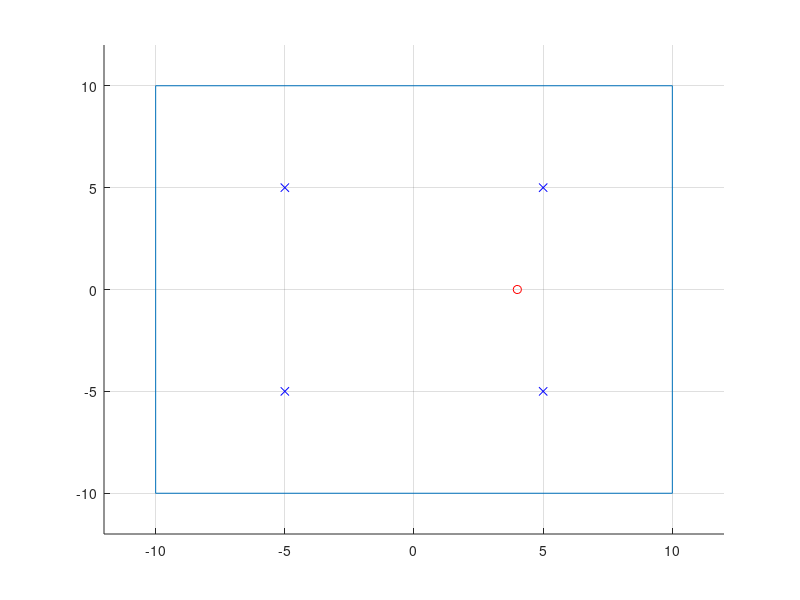

MATLAB code to generate this figure: (Note: this script raises an error after producing the figure.)
close all;
clear;
%% init robot parameter
S1 = [-0.01,0.01,0]';
S2 = [0.01,0.01,0]';

%% init map
x_mean = zeros(3,1);%mean position of robot
P = zeros(3);% the covariance matrix of x

frequency = 100;
waypoint1 = [4,0,3*pi/4]';
waypoint2 = [0,4,5*pi/4]';
waypoint3 = [-4,0,-pi/4]';
waypoint4 = [0,-4,pi/4]';

corner1 = [10,10]';
corner2 = [-10,10]';
corner3 = [-10,-10]';
corner4 = [10,-10]';

landmark = [5 5;-5 5;-5 -5;5 -5];


%% plot figure
dx = (waypoint2 - waypoint1) / frequency; %Attention Bug! Angle changes along with position.
dx(3) = 0;
x = waypoint1;

figure('name','map');%figure 1
hold on;
axis([-12 12 -12 12]);
grid on;
line(corner1,corner2);
line(corner2,corner3);
line(corner3,corner4);
line(corner4,corner1);
plot(landmark(:,1),landmark(:,2),'bx');

figure('name','view');%figure 2
pause;

figure(1);
h_old = plot(x(1),x(2),'ro');
for i = 1:frequency
    pause(0.05);
    x = movePosition(x,dx);
    y = directObservation(x,S1,landmark(2,:));disp(y);
    figure(1);
    %delete(h_old);
    h = plot(x(1),x(2),'ro');
    %h_old = h;
    figure(2);
    plot(i,y,'ro');
    hold on;
end

%figure;
%plot([1:10]',rand(10,1));

